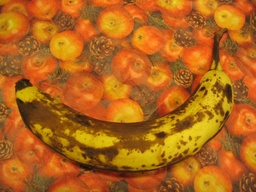
#> input picture Assignment 3/20171100_assignment3/grab cut/images/banana2.jpg, 256 x 192 px, shrunk from 640 x 480 before the run, given in place of frame10.png, which was not available
$ jupyter execute --allow-errors Report.ipynb   (shell and % lines are left out)   (text cells are left out)
#> lines starting #> are read from the running program, lines starting #| are printed output that depends on the picture; after the words box and inside, x2 and y2 are one past the last pixel; in counts of white or black regions, pixels touching at a corner belong together; pictures that were not available may be replaced by others from this repository, and a replacement may not be noted
[cell 1]
import numpy as np
import os
from scipy import signal
import cv2
from matplotlib import pyplot as plt
from matplotlib.backends.backend_agg import FigureCanvasAgg as FigureCanvas
from matplotlib.figure import Figure

[cell 2]
def showImage(img1, img2, title=['Output 1', 'Output 2'], shape=(15,15), isNeg=[False, False]):
    fig = plt.figure(figsize=shape)
    plt.subplot(121)
    if not isNeg[0]:
        plt.imshow(img1, cmap='gray')
    else:
        temp_max = np.max(img1)
        plt.imshow(np.stack((np.clip(img1,0,None)/temp_max,-np.clip(img1,None,0)/temp_max,np.zeros_like(img1)), axis=-1))
    plt.axis('off')
    plt.title(title[0])
    plt.subplot(122)
    if not isNeg[1]:
        plt.imshow(img2, cmap='gray')
    else:
        temp_max = np.max(img2)
        plt.imshow(np.stack((np.clip(img2,0,None)/temp_max,-np.clip(img2,None,0)/temp_max,np.zeros_like(img2)), axis=-1))
    plt.axis('off')
    plt.title(title[1])
    plt.show()

[cell 3]
def optical_flow(img1, img2, window_size, threshold=1e-2):
    kernel_x = np.array([[-1, 1], [-1, 1]], dtype='float32')
    kernel_y = np.array([[-1, -1], [1, 1]], dtype='float32')
    kernel_t = np.array([[1, 1], [1, 1]], dtype='float32')
    kernel_tn = np.array([[-1, -1], [-1, -1]], dtype='float32')
    w = window_size//2
    img1 = img1 / 255
    img2 = img2 / 255
    fx = signal.convolve2d(img1, kernel_x, boundary='symm', mode='same')
    fy = signal.convolve2d(img1, kernel_y, boundary='symm', mode='same')
    ft = signal.convolve2d(img2, kernel_t, boundary='symm', mode='same') + signal.convolve2d(img1, kernel_tn, boundary='symm', mode='same')
    u = np.zeros_like(img1)
    v = np.zeros_like(img1)
    for i in range(img1.shape[0]-2*w):
        for j in range(img1.shape[1]-2*w):
            Ix = fx[i:i+2*w+1, j:j+2*w+1].flatten()
            Iy = fy[i:i+2*w+1, j:j+2*w+1].flatten()
            It = ft[i:i+2*w+1, j:j+2*w+1].flatten()
            b = It[:, np.newaxis]
            A = np.vstack((Ix, Iy)).T

            if np.min(abs(np.linalg.eigvals(A.T @ A))) >= threshold:
                nu = np.linalg.pinv(A) @ b
                u[i,j]=nu[0]
                v[i,j]=nu[1]

    return (u,v)

[cell 4]
im1 = cv2.imread('./eval-data-gray/Basketball/frame10.png', cv2.IMREAD_GRAYSCALE)
#> im1: shape (192, 256); min 14, max 206, mean 115.7
im2 = cv2.imread('./eval-data-gray/Basketball/frame11.png', cv2.IMREAD_GRAYSCALE)
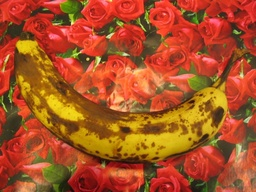
#> input picture Assignment 3/20171100_assignment3/grab cut/images/banana3.jpg, 256 x 192 px, shrunk from 640 x 480 before the run, given in place of frame11.png, which was not available
#> im2: shape (192, 256); min 13, max 236, mean 102.9
u,v = optical_flow(im1, im2, 15)
#> in optical_flow, `ft = signal.convolve2d(img2, kernel_t, boundary='symm', mode='same') +..`:
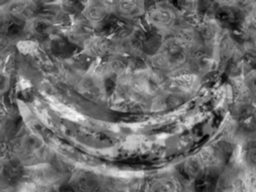
#> ft: shape (192, 256) float64; min -2.16, max 2.48, mean -0.2; drawn with min black and max white
#> after the loop in optical_flow, `for i in range(img1.shape[0]-2*w):`:
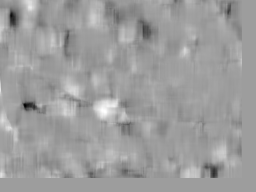
#> u: shape (192, 256) float64; min -20.02, max 12.33, mean -0.0202; drawn with min black and max white
#> after the loop in optical_flow, `for i in range(img1.shape[0]-2*w):`:
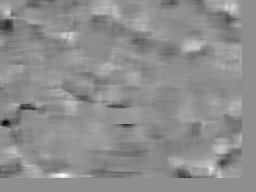
#> v: shape (192, 256) float64; min -15.34, max 12.11, mean -0.0492; drawn with min black and max white
showImage(im1, im2, ['Input Image 1', 'Input Image 2'], shape=(20,20))
showImage(u, v, ['U', 'V'], shape=(20,20), isNeg=[True, True])
#> call 2 of showImage, with shape = (20, 20)
#> in showImage (call 2), `temp_max = np.max(img1)`: temp_max = 12.33
#> in showImage (call 2), `temp_max = np.max(img2)`: temp_max = 12.11
#> in showImage (call 2), `plt.show()`:
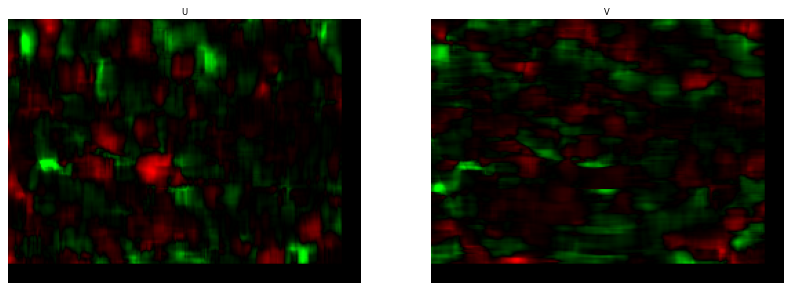
#> figure drawn by matplotlib, 2 panels
showImage(u**2 + v**2, np.arctan2(v,u), ['Magnitude', 'Angle'], shape=(20,20), isNeg=[False, True])
#> call 3 of showImage, with shape = (20, 20)
#> in showImage (call 3), `temp_max = np.max(img2)`: temp_max = 3.14
#> in showImage (call 3), `plt.imshow(np.stack((np.clip(img2,0,None)/temp_max,-np.clip(img2,None,..`:
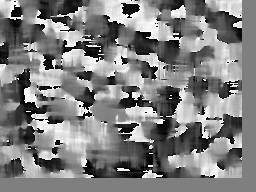
#> img2: shape (192, 256) float64; min -3.14, max 3.14, mean 0.00758; drawn with min black and max white
#> in showImage (call 3), `plt.show()`:
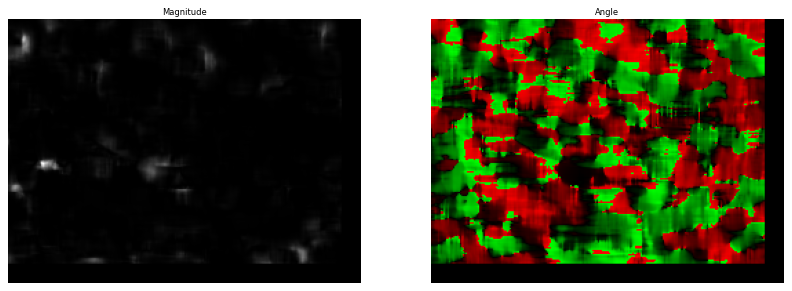
#> figure drawn by matplotlib, 2 panels

fig = Figure(figsize=(16,16))
canvas = FigureCanvas(fig)
ax = fig.gca()
ax.imshow(im1, cmap='gray')
kp = cv2.goodFeaturesToTrack(im1, 100, 0.01, 10, 3)
#> kp = 100 rows, first 8: [227, 111], [214, 75], [218, 96], [204, 87], [217, 120], [142, 152], [164, 157], [163, 144]
for arrow_ind in kp:
    x,y = arrow_ind[0]
    y = int(y)
    x = int(x)
    ax.arrow(x,y,5*u[y,x],5*v[y,x], width=2, color = (0,0,1))
#> this loop made 100 passes
#> (x, y) on passes 1 to 12: (227, 111), (214, 75), (218, 96), (204, 87), (217, 120), (142, 152), (164, 157), (163, 144), (177, 119), (190, 136), (118, 140), (31, 85)
ax.axis("off")
canvas.draw()
l, b, w, h = fig.bbox.bounds
arrow_image = np.frombuffer(canvas.tostring_rgb(), dtype='uint8').reshape((int(h), int(w), 3))
segmented_image = (u*u + v*v>1)
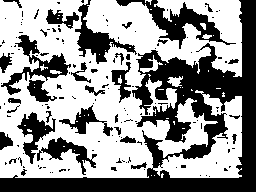
#> segmented_image: shape (192, 256) bool; 58.8% white; 148 black regions (115 under 20 px), largest, box (x1, y1, x2, y2) and area: (0, 0, 256, 192) 12070, (116, 0, 236, 49) 1565, (1, 35, 71, 95) 1095

showImage(arrow_image, segmented_image, ['Arrow for keypoints', 'Segmented Image'], shape=(20,20))
#> call 4 of showImage, with shape = (20, 20)
#> in showImage (call 4), `plt.show()`:
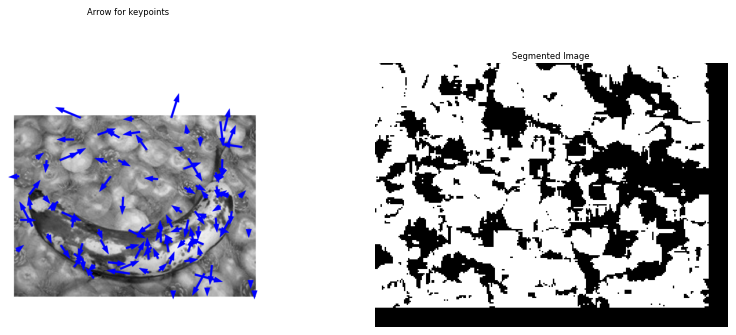
#> figure drawn by matplotlib, 2 panels
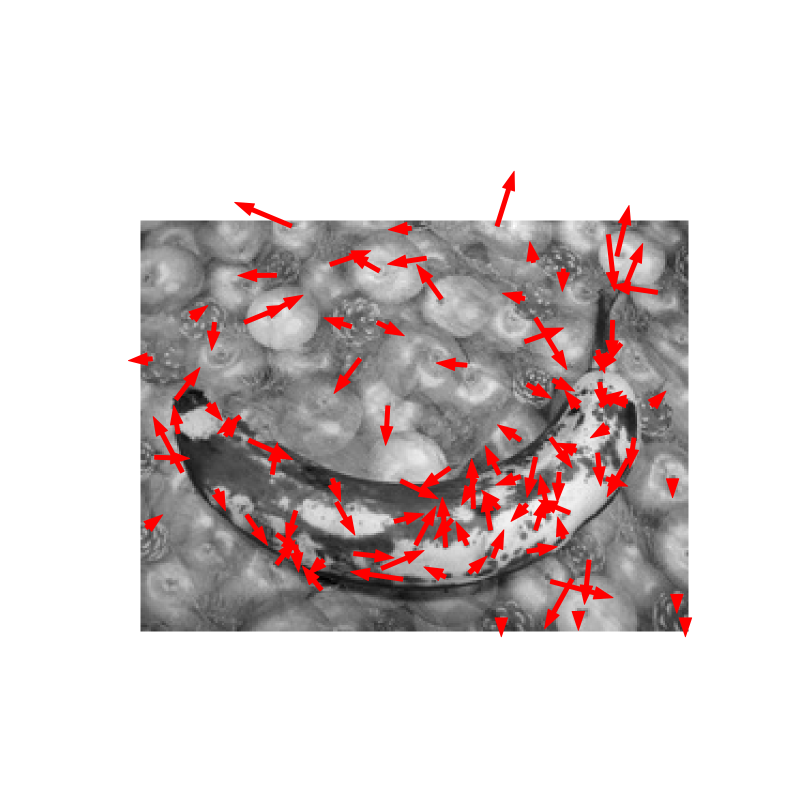
#> arrow_image: shape (1600, 1600, 3) (shown at 1/2 size); mean of channels 0, 1, 2 208.2, 208.2, 216.4; drawn as B, G, R

[cell 5]
im1 = cv2.imread('./eval-data-gray/Wooden/frame10.png', cv2.IMREAD_GRAYSCALE)
im2 = cv2.imread('./eval-data-gray/Wooden/frame11.png', cv2.IMREAD_GRAYSCALE)
#> (the rest of this cell did not finish here and is left out)

showImage(im1, im2, ['Input Image 1', 'Input Image 2'], shape=(20,20))
showImage(u, v, ['U', 'V'], shape=(20,20), isNeg=[True, True])
showImage(u**2 + v**2, np.arctan2(v,u), ['Magnitude', 'Angle'], shape=(20,20), isNeg=[False, True])

fig = Figure(figsize=(16,16))
canvas = FigureCanvas(fig)
ax = fig.gca()
ax.imshow(im1, cmap='gray')
kp = cv2.goodFeaturesToTrack(im1, 100, 0.01, 10, 3)
for arrow_ind in kp:
    x,y = arrow_ind[0]
    y = int(y)
    x = int(x)
    ax.arrow(x,y,5*u[y,x],5*v[y,x], width=2, color = (0,0,1))
ax.axis("off")
canvas.draw()
l, b, w, h = fig.bbox.bounds
arrow_image = np.frombuffer(canvas.tostring_rgb(), dtype='uint8').reshape((int(h), int(w), 3))
segmented_image = (u*u + v*v>1)

showImage(arrow_image, segmented_image, ['Arrow for keypoints', 'Segmented Image'], shape=(20,20))

[cell 6]
im1 = cv2.imread('./eval-data-gray/Yosemite/frame10.png', cv2.IMREAD_GRAYSCALE)
im2 = cv2.imread('./eval-data-gray/Yosemite/frame11.png', cv2.IMREAD_GRAYSCALE)
#> (the rest of this cell did not finish here and is left out)

showImage(im1, im2, ['Input Image 1', 'Input Image 2'], shape=(20,20))
showImage(u, v, ['U', 'V'], shape=(20,20), isNeg=[True, True])
showImage(u**2 + v**2, np.arctan2(v,u), ['Magnitude', 'Angle'], shape=(20,20), isNeg=[False, True])

fig = Figure(figsize=(16,16))
canvas = FigureCanvas(fig)
ax = fig.gca()
ax.imshow(im1, cmap='gray')
kp = cv2.goodFeaturesToTrack(im1, 100, 0.01, 10, 3)
for arrow_ind in kp:
    x,y = arrow_ind[0]
    y = int(y)
    x = int(x)
    ax.arrow(x,y,5*u[y,x],5*v[y,x], width=2, color = (0,0,1))
ax.axis("off")
canvas.draw()
l, b, w, h = fig.bbox.bounds
arrow_image = np.frombuffer(canvas.tostring_rgb(), dtype='uint8').reshape((int(h), int(w), 3))
segmented_image = (u*u + v*v>1)

showImage(arrow_image, segmented_image, ['Arrow for keypoints', 'Segmented Image'], shape=(20,20))

[cell 7]
im1 = cv2.imread('./eval-data-gray/Mequon/frame10.png', cv2.IMREAD_GRAYSCALE)
im2 = cv2.imread('./eval-data-gray/Mequon/frame11.png', cv2.IMREAD_GRAYSCALE)
#> (the rest of this cell did not finish here and is left out)

showImage(im1, im2, ['Input Image 1', 'Input Image 2'], shape=(20,20))
showImage(u, v, ['U', 'V'], shape=(20,20), isNeg=[True, True])
showImage(u**2 + v**2, np.arctan2(v,u), ['Magnitude', 'Angle'], shape=(20,20), isNeg=[False, True])

fig = Figure(figsize=(16,16))
canvas = FigureCanvas(fig)
ax = fig.gca()
ax.imshow(im1, cmap='gray')
kp = cv2.goodFeaturesToTrack(im1, 100, 0.01, 10, 3)
for arrow_ind in kp:
    x,y = arrow_ind[0]
    y = int(y)
    x = int(x)
    ax.arrow(x,y,5*u[y,x],5*v[y,x], width=2, color = (0,0,1))
ax.axis("off")
canvas.draw()
l, b, w, h = fig.bbox.bounds
arrow_image = np.frombuffer(canvas.tostring_rgb(), dtype='uint8').reshape((int(h), int(w), 3))
segmented_image = (u*u + v*v>1)

showImage(arrow_image, segmented_image, ['Arrow for keypoints', 'Segmented Image'], shape=(20,20))

[cell 8]
im1 = cv2.imread('./eval-data-gray/Dumptruck/frame10.png', cv2.IMREAD_GRAYSCALE)
im2 = cv2.imread('./eval-data-gray/Dumptruck/frame11.png', cv2.IMREAD_GRAYSCALE)
#> (the rest of this cell did not finish here and is left out)

[cell 9]
im1 = cv2.imread('./input_data/taxi1.jpg', cv2.IMREAD_GRAYSCALE)
im2 = cv2.imread('./input_data/taxi2.jpg', cv2.IMREAD_GRAYSCALE)
#> (the rest of this cell did not finish here and is left out)

[cell 10]
def videoToImages(vid, out_dir, temp_fps):
#> called with vid = './input_data/MOT16-09.mp4', out_dir = './temp_frames/', temp_fps = 15
    out_dir = os.path.normpath(out_dir)

    cap = cv2.VideoCapture(vid)
    success, im = cap.read()
#> im is the input picture: shape (192, 256, 3); mean B, G, R 26.4, 101.2, 178.3

    fps = cap.get(cv2.CAP_PROP_FPS)
    frame_count = 0

    if not os.path.exists(out_dir):
        os.makedirs(out_dir)
    old_files = [os.path.join(out_dir, f) for f in os.listdir(out_dir) if os.path.isfile(os.path.join(out_dir, f))]
    for f in old_files:
        os.remove(f)

    temp_cnt = 0
    while success:
        temp_cnt += 1
        if temp_cnt == temp_fps:
            temp_cnt = 0
            cv2.imwrite(os.path.join(out_dir, str(frame_count) + '.png'), im)
            frame_count += 1
        success, im = cap.read()
    return fps, frame_count
